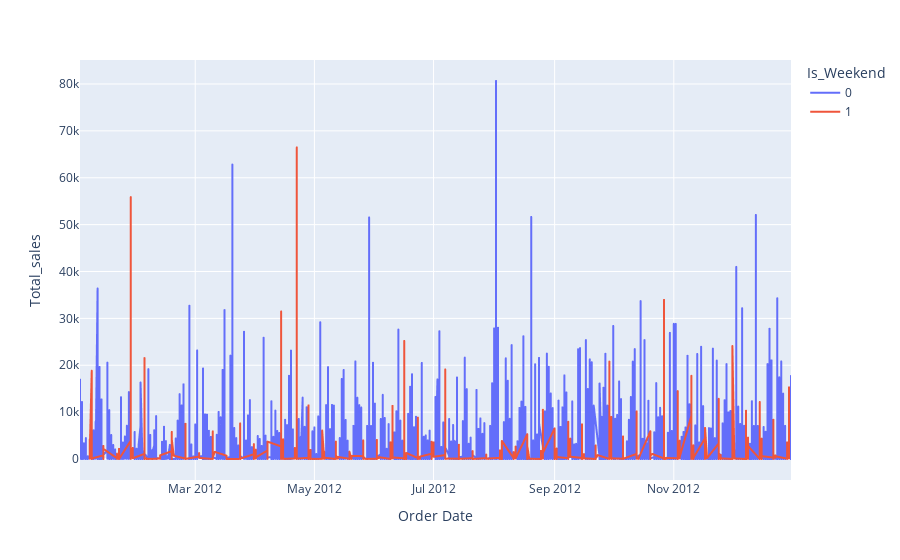

Write notebook code for a chart like this one.
### Code cell
import plotly.express as px
fig =px.line(sales[sales.Year == 2012],x='Order Date',y='Total_sales'  ,color='Is_Weekend' )
fig.show()

# it seems that the sales are higher during the holidays

### Figure 1 — Plotly figure (JSON) as saved in the notebook; plotly's stock layout.template omitted (floating-point values rounded to 4 significant figures; data arrays with more than 128 entries replaced by an {"elided": "..."} marker saying what was removed)
{"data": [{"hovertemplate": "Is_Weekend=0<br>Order Date=%{x}<br>Total_sales=%{y}<extra></extra>", "legendgroup": "0", "line": {"color": "#636efa", "dash": "solid"}, "marker": {"symbol": "circle"}, "mode": "lines", "name": "0", "showlegend": true, "type": "scattergl", "x": {"elided": "9746 str values"}, "xaxis": "x", "y": {"elided": "9746 float values"}, "yaxis": "y"}, {"hovertemplate": "Is_Weekend=1<br>Order Date=%{x}<br>Total_sales=%{y}<extra></extra>", "legendgroup": "1", "line": {"color": "#EF553B", "dash": "solid"}, "marker": {"symbol": "circle"}, "mode": "lines", "name": "1", "showlegend": true, "type": "scattergl", "x": {"elided": "1216 str values"}, "xaxis": "x", "y": {"elided": "1216 float values"}, "yaxis": "y"}], "layout": {"legend": {"title": {"text": "Is_Weekend"}, "tracegroupgap": 0}, "margin": {"t": 60}, "xaxis": {"anchor": "y", "domain": [0, 1], "title": {"text": "Order Date"}}, "yaxis": {"anchor": "x", "domain": [0, 1], "title": {"text": "Total_sales"}}}}
